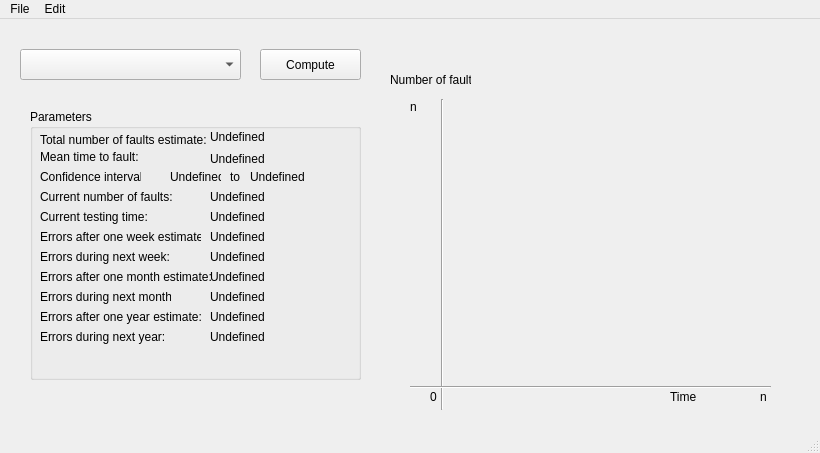
<?xml version="1.0" encoding="UTF-8"?>
<ui version="4.0">
 <class>MainWindow</class>
 <widget class="QMainWindow" name="MainWindow">
  <property name="geometry">
   <rect>
    <x>0</x>
    <y>0</y>
    <width>820</width>
    <height>453</height>
   </rect>
  </property>
  <property name="windowTitle">
   <string>Software Reliability Growth Models Computer</string>
  </property>
  <widget class="QWidget" name="centralwidget">
   <widget class="QComboBox" name="comboBox">
    <property name="geometry">
     <rect>
      <x>20</x>
      <y>30</y>
      <width>221</width>
      <height>31</height>
     </rect>
    </property>
   </widget>
   <widget class="QGroupBox" name="groupBox">
    <property name="geometry">
     <rect>
      <x>30</x>
      <y>90</y>
      <width>331</width>
      <height>271</height>
     </rect>
    </property>
    <property name="title">
     <string>Parameters</string>
    </property>
    <widget class="QLabel" name="estimate">
     <property name="geometry">
      <rect>
       <x>180</x>
       <y>20</y>
       <width>101</width>
       <height>16</height>
      </rect>
     </property>
     <property name="text">
      <string>Undefined</string>
     </property>
    </widget>
    <widget class="QLabel" name="label">
     <property name="geometry">
      <rect>
       <x>10</x>
       <y>20</y>
       <width>181</width>
       <height>21</height>
      </rect>
     </property>
     <property name="text">
      <string>Total number of faults estimate:</string>
     </property>
    </widget>
    <widget class="QLabel" name="label_4">
     <property name="geometry">
      <rect>
       <x>10</x>
       <y>40</y>
       <width>151</width>
       <height>16</height>
      </rect>
     </property>
     <property name="text">
      <string>Mean time to fault:</string>
     </property>
    </widget>
    <widget class="QLabel" name="mttf">
     <property name="geometry">
      <rect>
       <x>180</x>
       <y>40</y>
       <width>71</width>
       <height>20</height>
      </rect>
     </property>
     <property name="text">
      <string>Undefined</string>
     </property>
    </widget>
    <widget class="QLabel" name="label_6">
     <property name="geometry">
      <rect>
       <x>10</x>
       <y>60</y>
       <width>101</width>
       <height>16</height>
      </rect>
     </property>
     <property name="text">
      <string>Confidence interval:</string>
     </property>
    </widget>
    <widget class="QLabel" name="conf1">
     <property name="geometry">
      <rect>
       <x>140</x>
       <y>60</y>
       <width>51</width>
       <height>16</height>
      </rect>
     </property>
     <property name="text">
      <string>Undefined</string>
     </property>
    </widget>
    <widget class="QLabel" name="label_8">
     <property name="geometry">
      <rect>
       <x>200</x>
       <y>60</y>
       <width>16</width>
       <height>16</height>
      </rect>
     </property>
     <property name="text">
      <string>to</string>
     </property>
    </widget>
    <widget class="QLabel" name="conf2">
     <property name="geometry">
      <rect>
       <x>220</x>
       <y>60</y>
       <width>61</width>
       <height>16</height>
      </rect>
     </property>
     <property name="text">
      <string>Undefined</string>
     </property>
    </widget>
    <widget class="QLabel" name="label_15">
     <property name="geometry">
      <rect>
       <x>10</x>
       <y>160</y>
       <width>171</width>
       <height>16</height>
      </rect>
     </property>
     <property name="text">
      <string>Errors after one month estimate:</string>
     </property>
    </widget>
    <widget class="QLabel" name="afterMonth">
     <property name="geometry">
      <rect>
       <x>180</x>
       <y>160</y>
       <width>61</width>
       <height>16</height>
      </rect>
     </property>
     <property name="text">
      <string>Undefined</string>
     </property>
    </widget>
    <widget class="QLabel" name="label_17">
     <property name="geometry">
      <rect>
       <x>10</x>
       <y>80</y>
       <width>141</width>
       <height>16</height>
      </rect>
     </property>
     <property name="text">
      <string>Current number of faults:</string>
     </property>
    </widget>
    <widget class="QLabel" name="numberOfFaults">
     <property name="geometry">
      <rect>
       <x>180</x>
       <y>80</y>
       <width>81</width>
       <height>16</height>
      </rect>
     </property>
     <property name="text">
      <string>Undefined</string>
     </property>
    </widget>
    <widget class="QLabel" name="label_19">
     <property name="geometry">
      <rect>
       <x>10</x>
       <y>180</y>
       <width>131</width>
       <height>16</height>
      </rect>
     </property>
     <property name="text">
      <string>Errors during next month:</string>
     </property>
    </widget>
    <widget class="QLabel" name="month">
     <property name="geometry">
      <rect>
       <x>180</x>
       <y>180</y>
       <width>61</width>
       <height>16</height>
      </rect>
     </property>
     <property name="text">
      <string>Undefined</string>
     </property>
    </widget>
    <widget class="QLabel" name="label_21">
     <property name="geometry">
      <rect>
       <x>10</x>
       <y>100</y>
       <width>121</width>
       <height>16</height>
      </rect>
     </property>
     <property name="text">
      <string>Current testing time:</string>
     </property>
    </widget>
    <widget class="QLabel" name="testingTime">
     <property name="geometry">
      <rect>
       <x>180</x>
       <y>100</y>
       <width>91</width>
       <height>16</height>
      </rect>
     </property>
     <property name="text">
      <string>Undefined</string>
     </property>
    </widget>
    <widget class="QLabel" name="label_23">
     <property name="geometry">
      <rect>
       <x>10</x>
       <y>200</y>
       <width>161</width>
       <height>16</height>
      </rect>
     </property>
     <property name="text">
      <string>Errors after one year estimate:</string>
     </property>
    </widget>
    <widget class="QLabel" name="afterYear">
     <property name="geometry">
      <rect>
       <x>180</x>
       <y>200</y>
       <width>61</width>
       <height>16</height>
      </rect>
     </property>
     <property name="text">
      <string>Undefined</string>
     </property>
    </widget>
    <widget class="QLabel" name="label_25">
     <property name="geometry">
      <rect>
       <x>10</x>
       <y>220</y>
       <width>151</width>
       <height>16</height>
      </rect>
     </property>
     <property name="text">
      <string>Errors during next year:</string>
     </property>
    </widget>
    <widget class="QLabel" name="year">
     <property name="geometry">
      <rect>
       <x>180</x>
       <y>220</y>
       <width>61</width>
       <height>16</height>
      </rect>
     </property>
     <property name="text">
      <string>Undefined</string>
     </property>
    </widget>
    <widget class="QLabel" name="label_27">
     <property name="geometry">
      <rect>
       <x>10</x>
       <y>120</y>
       <width>161</width>
       <height>16</height>
      </rect>
     </property>
     <property name="text">
      <string>Errors after one week estimate:</string>
     </property>
    </widget>
    <widget class="QLabel" name="afterWeek">
     <property name="geometry">
      <rect>
       <x>180</x>
       <y>120</y>
       <width>131</width>
       <height>16</height>
      </rect>
     </property>
     <property name="text">
      <string>Undefined</string>
     </property>
    </widget>
    <widget class="QLabel" name="label_29">
     <property name="geometry">
      <rect>
       <x>10</x>
       <y>140</y>
       <width>151</width>
       <height>16</height>
      </rect>
     </property>
     <property name="text">
      <string>Errors during next week:</string>
     </property>
    </widget>
    <widget class="QLabel" name="week">
     <property name="geometry">
      <rect>
       <x>180</x>
       <y>140</y>
       <width>61</width>
       <height>16</height>
      </rect>
     </property>
     <property name="text">
      <string>Undefined</string>
     </property>
    </widget>
   </widget>
   <widget class="QPushButton" name="pushButton">
    <property name="geometry">
     <rect>
      <x>260</x>
      <y>30</y>
      <width>101</width>
      <height>31</height>
     </rect>
    </property>
    <property name="text">
     <string>Compute</string>
    </property>
   </widget>
   <widget class="QWidget" name="graph" native="true">
    <property name="geometry">
     <rect>
      <x>440</x>
      <y>110</y>
      <width>300</width>
      <height>300</height>
     </rect>
    </property>
    <widget class="QLabel" name="label_11">
     <property name="geometry">
      <rect>
       <x>230</x>
       <y>260</y>
       <width>31</width>
       <height>16</height>
      </rect>
     </property>
     <property name="text">
      <string>Time</string>
     </property>
    </widget>
   </widget>
   <widget class="Line" name="line">
    <property name="geometry">
     <rect>
      <x>440</x>
      <y>80</y>
      <width>5</width>
      <height>311</height>
     </rect>
    </property>
    <property name="orientation">
     <enum>Qt::Vertical</enum>
    </property>
   </widget>
   <widget class="QLabel" name="label_10">
    <property name="geometry">
     <rect>
      <x>390</x>
      <y>50</y>
      <width>81</width>
      <height>21</height>
     </rect>
    </property>
    <property name="layoutDirection">
     <enum>Qt::LeftToRight</enum>
    </property>
    <property name="text">
     <string>Number of faults</string>
    </property>
    <property name="alignment">
     <set>Qt::AlignLeading|Qt::AlignLeft|Qt::AlignVCenter</set>
    </property>
    <property name="wordWrap">
     <bool>false</bool>
    </property>
   </widget>
   <widget class="QLabel" name="label_12">
    <property name="geometry">
     <rect>
      <x>430</x>
      <y>370</y>
      <width>16</width>
      <height>16</height>
     </rect>
    </property>
    <property name="text">
     <string>0</string>
    </property>
   </widget>
   <widget class="QLabel" name="graphY">
    <property name="geometry">
     <rect>
      <x>410</x>
      <y>80</y>
      <width>51</width>
      <height>16</height>
     </rect>
    </property>
    <property name="text">
     <string>n</string>
    </property>
   </widget>
   <widget class="QLabel" name="graphX">
    <property name="geometry">
     <rect>
      <x>760</x>
      <y>370</y>
      <width>41</width>
      <height>16</height>
     </rect>
    </property>
    <property name="text">
     <string>n</string>
    </property>
   </widget>
   <widget class="Line" name="line_2">
    <property name="geometry">
     <rect>
      <x>410</x>
      <y>360</y>
      <width>361</width>
      <height>16</height>
     </rect>
    </property>
    <property name="orientation">
     <enum>Qt::Horizontal</enum>
    </property>
   </widget>
  </widget>
  <widget class="QMenuBar" name="menubar">
   <property name="geometry">
    <rect>
     <x>0</x>
     <y>0</y>
     <width>820</width>
     <height>21</height>
    </rect>
   </property>
   <widget class="QMenu" name="menuFile">
    <property name="title">
     <string>File</string>
    </property>
    <addaction name="actionNew_Project"/>
    <addaction name="actionOpen_Project"/>
    <addaction name="actionSave_Project"/>
    <addaction name="actionSave_Project_As"/>
    <addaction name="separator"/>
    <addaction name="actionAbout"/>
    <addaction name="actionExit"/>
   </widget>
   <widget class="QMenu" name="menuEdit">
    <property name="title">
     <string>Edit</string>
    </property>
    <addaction name="actionChange_models_list"/>
    <addaction name="actionLoad_new_XML_file"/>
    <addaction name="actionSetup_data_selection"/>
    <addaction name="actionAdd_data_to_current_project"/>
    <addaction name="actionBatch_data_load"/>
   </widget>
   <addaction name="menuFile"/>
   <addaction name="menuEdit"/>
  </widget>
  <widget class="QStatusBar" name="statusbar"/>
  <action name="actionExit">
   <property name="text">
    <string>Exit</string>
   </property>
  </action>
  <action name="actionAbout">
   <property name="text">
    <string>About</string>
   </property>
  </action>
  <action name="actionNew_Project">
   <property name="text">
    <string>New Project</string>
   </property>
   <property name="shortcut">
    <string>Ctrl+N</string>
   </property>
  </action>
  <action name="actionOpen_Project">
   <property name="text">
    <string>Open Project</string>
   </property>
   <property name="shortcut">
    <string>Ctrl+O</string>
   </property>
  </action>
  <action name="actionSave_Project">
   <property name="text">
    <string>Save Project</string>
   </property>
   <property name="shortcut">
    <string>Ctrl+S</string>
   </property>
  </action>
  <action name="actionSave_Project_As">
   <property name="text">
    <string>Save Project As...</string>
   </property>
   <property name="shortcut">
    <string>Ctrl+Shift+S</string>
   </property>
  </action>
  <action name="actionChange_models_list">
   <property name="text">
    <string>Change models list</string>
   </property>
  </action>
  <action name="actionLoad_new_XML_file">
   <property name="text">
    <string>Load new XML file</string>
   </property>
  </action>
  <action name="actionAdd_data_to_current_project">
   <property name="text">
    <string>Add data to current project</string>
   </property>
  </action>
  <action name="actionSetup_data_selection">
   <property name="text">
    <string>Setup data selection</string>
   </property>
  </action>
  <action name="actionBatch_data_load">
   <property name="text">
    <string>Batch data load</string>
   </property>
  </action>
 </widget>
 <resources/>
 <connections>
  <connection>
   <sender>actionExit</sender>
   <signal>triggered()</signal>
   <receiver>MainWindow</receiver>
   <slot>Exit()</slot>
   <hints>
    <hint type="sourcelabel">
     <x>-1</x>
     <y>-1</y>
    </hint>
    <hint type="destinationlabel">
     <x>399</x>
     <y>299</y>
    </hint>
   </hints>
  </connection>
  <connection>
   <sender>actionAbout</sender>
   <signal>triggered()</signal>
   <receiver>MainWindow</receiver>
   <slot>About()</slot>
   <hints>
    <hint type="sourcelabel">
     <x>-1</x>
     <y>-1</y>
    </hint>
    <hint type="destinationlabel">
     <x>409</x>
     <y>322</y>
    </hint>
   </hints>
  </connection>
  <connection>
   <sender>actionNew_Project</sender>
   <signal>triggered()</signal>
   <receiver>MainWindow</receiver>
   <slot>NewProject()</slot>
   <hints>
    <hint type="sourcelabel">
     <x>-1</x>
     <y>-1</y>
    </hint>
    <hint type="destinationlabel">
     <x>409</x>
     <y>322</y>
    </hint>
   </hints>
  </connection>
  <connection>
   <sender>actionOpen_Project</sender>
   <signal>triggered()</signal>
   <receiver>MainWindow</receiver>
   <slot>OpenProject()</slot>
   <hints>
    <hint type="sourcelabel">
     <x>-1</x>
     <y>-1</y>
    </hint>
    <hint type="destinationlabel">
     <x>409</x>
     <y>322</y>
    </hint>
   </hints>
  </connection>
  <connection>
   <sender>actionSave_Project</sender>
   <signal>triggered()</signal>
   <receiver>MainWindow</receiver>
   <slot>SaveProject()</slot>
   <hints>
    <hint type="sourcelabel">
     <x>-1</x>
     <y>-1</y>
    </hint>
    <hint type="destinationlabel">
     <x>337</x>
     <y>164</y>
    </hint>
   </hints>
  </connection>
  <connection>
   <sender>actionSave_Project_As</sender>
   <signal>triggered()</signal>
   <receiver>MainWindow</receiver>
   <slot>SaveProjectAs()</slot>
   <hints>
    <hint type="sourcelabel">
     <x>-1</x>
     <y>-1</y>
    </hint>
    <hint type="destinationlabel">
     <x>337</x>
     <y>164</y>
    </hint>
   </hints>
  </connection>
  <connection>
   <sender>actionAdd_data_to_current_project</sender>
   <signal>triggered()</signal>
   <receiver>MainWindow</receiver>
   <slot>AddData()</slot>
   <hints>
    <hint type="sourcelabel">
     <x>-1</x>
     <y>-1</y>
    </hint>
    <hint type="destinationlabel">
     <x>409</x>
     <y>226</y>
    </hint>
   </hints>
  </connection>
  <connection>
   <sender>actionBatch_data_load</sender>
   <signal>triggered()</signal>
   <receiver>MainWindow</receiver>
   <slot>BatchAddData()</slot>
   <hints>
    <hint type="sourcelabel">
     <x>-1</x>
     <y>-1</y>
    </hint>
    <hint type="destinationlabel">
     <x>409</x>
     <y>226</y>
    </hint>
   </hints>
  </connection>
  <connection>
   <sender>actionChange_models_list</sender>
   <signal>triggered()</signal>
   <receiver>MainWindow</receiver>
   <slot>ChangeModelsList()</slot>
   <hints>
    <hint type="sourcelabel">
     <x>-1</x>
     <y>-1</y>
    </hint>
    <hint type="destinationlabel">
     <x>409</x>
     <y>226</y>
    </hint>
   </hints>
  </connection>
  <connection>
   <sender>actionLoad_new_XML_file</sender>
   <signal>triggered()</signal>
   <receiver>MainWindow</receiver>
   <slot>LoadNewXml()</slot>
   <hints>
    <hint type="sourcelabel">
     <x>-1</x>
     <y>-1</y>
    </hint>
    <hint type="destinationlabel">
     <x>409</x>
     <y>226</y>
    </hint>
   </hints>
  </connection>
  <connection>
   <sender>actionSetup_data_selection</sender>
   <signal>triggered()</signal>
   <receiver>MainWindow</receiver>
   <slot>SelectData()</slot>
   <hints>
    <hint type="sourcelabel">
     <x>-1</x>
     <y>-1</y>
    </hint>
    <hint type="destinationlabel">
     <x>409</x>
     <y>226</y>
    </hint>
   </hints>
  </connection>
  <connection>
   <sender>pushButton</sender>
   <signal>clicked()</signal>
   <receiver>MainWindow</receiver>
   <slot>Compute()</slot>
   <hints>
    <hint type="sourcelabel">
     <x>310</x>
     <y>67</y>
    </hint>
    <hint type="destinationlabel">
     <x>409</x>
     <y>226</y>
    </hint>
   </hints>
  </connection>
 </connections>
 <slots>
  <slot>AddData()</slot>
  <slot>BatchAddData()</slot>
  <slot>LoadNewXml()</slot>
  <slot>SelectData()</slot>
  <slot>ChangeModelsList()</slot>
  <slot>Compute()</slot>
  <slot>Update()</slot>
 </slots>
</ui>
